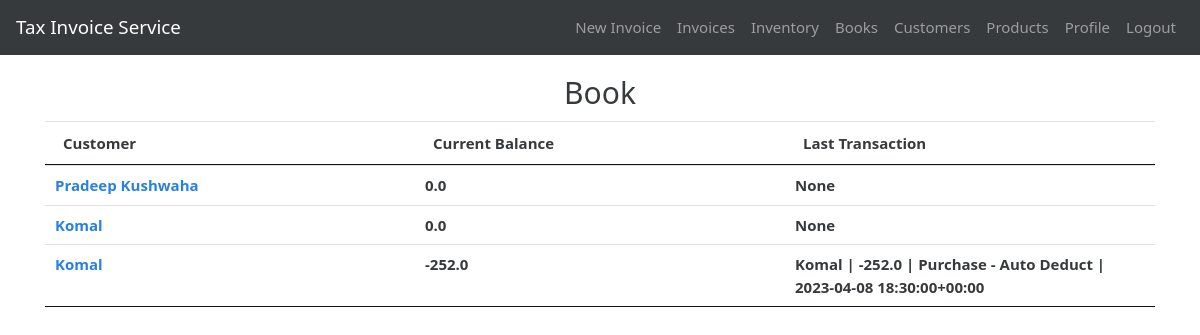
The page /books (signed in) on the database its author committed.
### gstbillingapp/models.py (models this page shows, shortened)
class Book(models.Model):
    user = models.ForeignKey(User, null=True, blank=True, on_delete=models.SET_NULL)
    customer = models.ForeignKey(Customer, null=True, blank=True, on_delete=models.SET_NULL)
    current_balance = models.FloatField(default=0)
    last_log = models.ForeignKey('BookLog', null=True, blank=True, default=None, on_delete=models.SET_NULL)

class Customer(models.Model):
    user = models.ForeignKey(User, null=True, blank=True, on_delete=models.SET_NULL)
    customer_name = models.CharField(max_length=200)
    customer_address = models.TextField(max_length=600, blank=True, null=True)
    customer_phone = models.CharField(max_length=14, blank=True, null=True)
    customer_gst = models.CharField(max_length=15, blank=True, null=True)

class BookLog(models.Model):
    parent_book = models.ForeignKey(Book, null=True, blank=True, on_delete=models.CASCADE)
    date = models.DateTimeField(default=datetime.now, blank=True, null=True)
    last_modified = models.DateTimeField(auto_now=True)
    CHANGE_TYPES = [
        (0, 'Paid'),
        (1, 'Purchased Items'),
        (2, 'Sold Items'),
        (4, 'Other'),
    ]
    change_type = models.IntegerField(choices=CHANGE_TYPES, default=0)
    change = models.FloatField(default=0.0)
    associated_invoice = models.ForeignKey(Invoice, blank=True, null=True, default=None, on_delete=models.SET_NULL)
    description = models.TextField(max_length=600, blank=True, null=True)
    def __str__(self):
        return self.parent_book.customer.customer_name + " | " + str(self.change) + " | " + self.description + " | " + str(self.date)

### gstbillingapp/views.py (the view)
# urls.py: path('books', views.books, name='books'),
@login_required
def books(request):
    context = {}
    context['book_list'] = Book.objects.filter(user=request.user)
    return render(request, 'gstbillingapp/books.html', context)

### gstbillingapp/templates/gstbillingapp/books.html (shortened to what this page needs)
{% extends "gstbillingapp/base.html" %}
{% load static %}
{% block content %}
<div class="row">
	<div class="col">
		<h2 class="text-center m-1">Book</h2>
	</div>
</div>
<table class="table table-hover font-weight-bold" id="book-table">
	<thead>
		<tr>
			<th>Customer</th>
			<th>Current Balance</th>
			<th>Last Transaction</th>
		</tr>
	</thead>
	<tbody class="two-col-form">
		{% for book in book_list %}
		<tr onclick="window.location='{% url 'book_logs' book.id %}';">
			<td><a href="{% url 'book_logs' book.id %}">{{book.customer.customer_name}}</a></td>
			<td>{{book.current_balance}}</td>
			<td>{{book.last_log}}</td>
		</tr>
		{% endfor %}
	</tbody>
</table>
{% endblock %}

### gstbillingapp/static/gstbillingapp/main.css (style rules this page uses)
.two-col-form td, .two-col-form th { width: 25%; }

### rows shown on the page
Book: customer.customer_name "Pradeep Kushwaha", current_balance "0.0", last_log "None"
Book: customer.customer_name "Komal", current_balance "0.0", last_log "None"
Book: customer.customer_name "Komal", current_balance "-252.0", last_log "Komal | -252.0 | Purchase - Auto Deduct | 2023-04-08 18:30:00+00:00"
